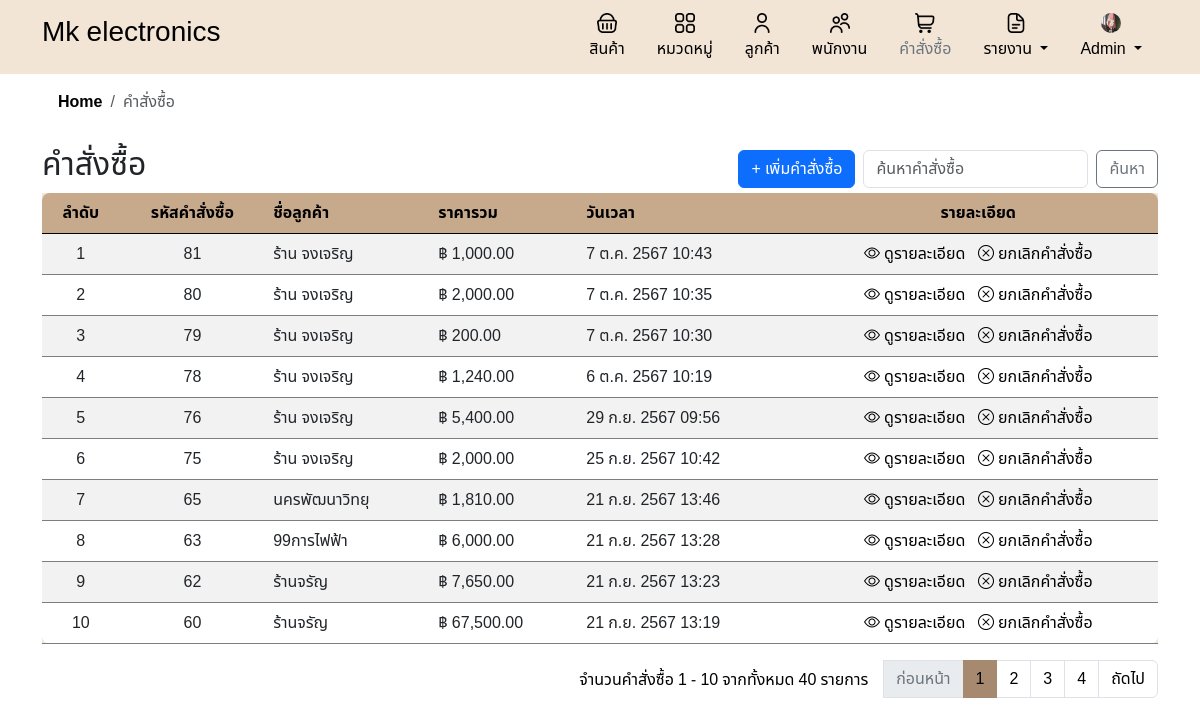
The page /order.php (signed in) on the database as committed earlier.
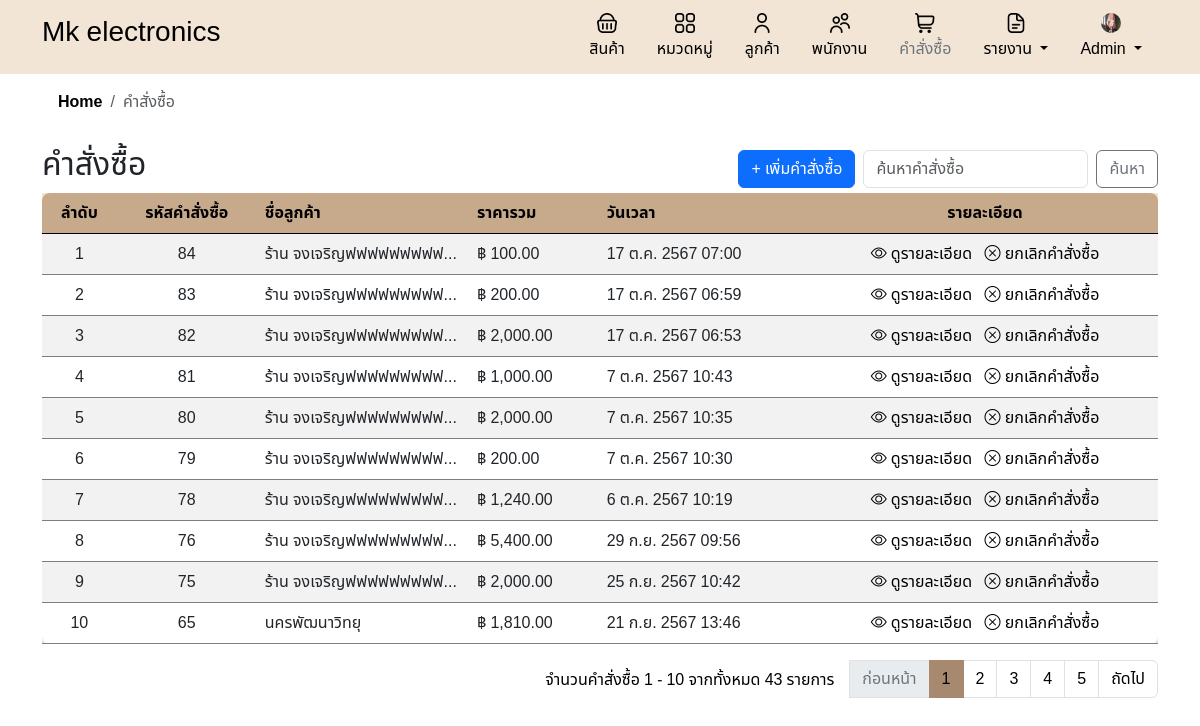
The same page on the database as committed later.
### tables this page shows
CREATE TABLE `orders` (
  `order_id` int(11) NOT NULL,
  `customer_id` int(11) NOT NULL,
  `total_price` decimal(10,2) NOT NULL,
  `order_date` timestamp NOT NULL DEFAULT current_timestamp(),
  `company_id` int(11) DEFAULT NULL,
  `discount` decimal(10,2) DEFAULT NULL,
  `tax_rate` decimal(5,2) DEFAULT NULL
);

CREATE TABLE `customers` (
  `customer_id` int(11) NOT NULL,
  `customer_name` varchar(100) NOT NULL,
  `address` varchar(255) DEFAULT NULL,
  `district` varchar(100) DEFAULT NULL,
  `city` varchar(100) DEFAULT NULL,
  `province` varchar(100) DEFAULT NULL,
  `phonenumber` varchar(10) DEFAULT NULL,
  `created_at` timestamp NOT NULL DEFAULT current_timestamp()
);

### inc/functions.php (called while the page is built, shortened)
<?php
function formatThaiDate($timestamp, $short = false) {
    $thai_months = array(
        1 => 'ม.ค.', 'ก.พ.', 'มี.ค.', 'เม.ย.', 'พ.ค.', 'มิ.ย.',
        'ก.ค.', 'ส.ค.', 'ก.ย.', 'ต.ค.', 'พ.ย.', 'ธ.ค.'
    );
    $date = date('j', $timestamp);
    $month = $thai_months[date('n', $timestamp)];
    $year = date('Y', $timestamp) + 543;
    if ($short) {
        return "$date $month";
    } else {
        $time = date('H:i', $timestamp);
        return "$date $month $year $time";
    }
}
?>

### order.php (the view, shortened to what the changed rows need)
<?php
include 'header.php';
include 'db.php';
include 'inc/links.php';
include 'inc/functions.php';
$search = isset($_GET['search']) ? $_GET['search'] : '';
$records_per_page = 10;
$current_page = isset($_GET['page']) ? intval($_GET['page']) : 1;
$offset = ($current_page - 1) * $records_per_page;
$sql = "SELECT orders.order_id, customers.customer_name,
               SUM(order_items.total_price) as total_price,
               orders.order_date
        FROM orders
        LEFT JOIN order_items ON orders.order_id = order_items.order_id
        LEFT JOIN customers ON orders.customer_id = customers.customer_id
        WHERE order_items.is_cancelled = 0";
$sql .= " GROUP BY orders.order_id
          HAVING SUM(order_items.is_cancelled) = 0
          ORDER BY orders.order_date DESC
          LIMIT ? OFFSET ?";
$stmt = $conn->prepare($sql);
if ($search) {
    $search_param = "%$search%";
    $stmt->bind_param("sii", $search_param, $records_per_page, $offset);
} else {
    $stmt->bind_param("ii", $records_per_page, $offset);
}
$stmt->execute();
$result = $stmt->get_result();
$count_sql = "SELECT COUNT(DISTINCT orders.order_id) as total_records
              FROM orders
              LEFT JOIN order_items ON orders.order_id = order_items.order_id
              WHERE order_items.is_cancelled = 0";
if ($search) {
    $count_sql .= " AND orders.order_id LIKE     ?";
    $count_stmt = $conn->prepare($count_sql);
    $count_stmt->bind_param("s", $search_param);
    $count_stmt->execute();
    $count_result = $count_stmt->get_result();
} else {
    $count_result = $conn->query($count_sql);
}
$total_records = $count_result->fetch_assoc()['total_records'];
$total_pages = ceil($total_records / $records_per_page);
?>
<!DOCTYPE html>
<html lang="th">
<head>
</head>
<body>
    <div class="container">
        <div class="d-flex justify-content-between align-items-center">
            <h2>คำสั่งซื้อ</h2>
        </div>
        <div class="table-responsive">
            <table class="table table-striped">
                <thead>
                    <tr>
                        <th class='text-center'>ลำดับ</th>
                        <th class='text-center'>รหัสคำสั่งซื้อ</th>
                        <th>ชื่อลูกค้า</th>
                        <th>ราคารวม</th>
                        <th>วันเวลา</th>
                        <th class='text-center'>รายละเอียด</th>
                    </tr>
                </thead>
                <tbody>
                    <?php
                    if ($result->num_rows > 0) {
                        $row_number = $offset + 1;
                        while ($row = $result->fetch_assoc()) {
                            $formatted_date = formatThaiDate(strtotime($row['order_date']));
                            echo "<tr>
                                        <td class = 'text-center'>{$row_number}</td>
                                        <td class = 'text-center'>{$row['order_id']}</td>
                                        <td class='text-truncate' style='max-width: 150px; overflow: hidden; white-space: nowrap;' >{$row['customer_name']}</td>
                                        <td>฿ " . number_format(htmlspecialchars($row['total_price']), 2) . "</td>
                                        <td>{$formatted_date}</td>
                                        <td class = 'text-center'>
                                            <a href='detail_order.php?order_id=" . $row['order_id'] . "' class='custom-link'>
                                            <i class='bi bi-eye'></i> ดูรายละเอียด
                                            </a>";
                            if ($_SESSION['role'] === 'admin') {
                                echo " &nbsp;
                                            <a href='#' class='custom-link' onclick='confirmCancel(" . $row['order_id'] . ")'>
                                            <i class='bi bi-x-circle'></i> ยกเลิกคำสั่งซื้อ
                                            </a>";
                            }
                            echo "</td></tr>";
                            $row_number++;
                        }
                    } else {
                        echo "<tr><td colspan='6'>ไม่มีข้อมูลคำสั่งซื้อ</td></tr>";
                    }
                    ?>
                </tbody>
            </table>
            <nav aria-label="Page navigation example">
                <ul class="pagination justify-content-end">
                    <div class="mt-2 me-3">
                        <?php
                        $start_number = ($current_page - 1) * $records_per_page + 1;
                        $end_number = min($start_number + $records_per_page - 1, $total_records);
                        echo "จำนวนคำสั่งซื้อ $start_number - $end_number จากทั้งหมด $total_records รายการ";
                        ?>
                    </div>
                    <?php if ($current_page > 1): ?>
                        <li class="page-item">
                            <a class="page-link"
                                href="?page=<?php echo $current_page - 1; ?>&search=<?php echo urlencode($search); ?>">ก่อนหน้า</a>
                        </li>
                    <?php else: ?>
                        <li class="page-item disabled">
                            <a class="page-link">ก่อนหน้า</a>
                        </li>
                    <?php endif; ?>
                    <?php for ($i = 1; $i <= $total_pages; $i++): ?>
                        <li class="page-item <?php echo ($i == $current_page) ? 'active' : ''; ?>">
                            <a class="page-link" href="?page=<?php echo $i; ?>&search=<?php echo urlencode($search); ?>">
                                <?php echo $i; ?>
                            </a>
                        </li>
                    <?php endfor; ?>
                    <?php if ($current_page < $total_pages): ?>
                        <li class="page-item">
                            <a class="page-link"
                                href="?page=<?php echo $current_page + 1; ?>&search=<?php echo urlencode($search); ?>">ถัดไป</a>
                        </li>
                    <?php else: ?>
                        <li class="page-item disabled">
                            <a class="page-link">ถัดไป</a>
                        </li>
                    <?php endif; ?>
                </ul>
            </nav>
        </div>
    </div>
</body>
</html>

Rows that differ between the two databases and show on the page:
no longer on this page (row unchanged): orders: order_id "63", customer.customer_name "99การไฟฟ้า", total_price "6,000.00", order_date "21 ก.ย. 2567 13:28"
no longer on this page (row unchanged): orders: order_id "62", customer.customer_name "ร้านจรัญ", total_price "7,650.00", order_date "21 ก.ย. 2567 13:23"
no longer on this page (row unchanged): orders: order_id "60", customer.customer_name "ร้านจรัญ", total_price "67,500.00", order_date "21 ก.ย. 2567 13:19"
added orders: order_id "84", customer.customer_name "ร้าน จงเจริญฟฟฟฟฟฟฟฟฟ…", total_price "100.00", order_date "17 ต.ค. 2567 07:00"
added orders: order_id "83", customer.customer_name "ร้าน จงเจริญฟฟฟฟฟฟฟฟฟ…", total_price "200.00", order_date "17 ต.ค. 2567 06:59"
added orders: order_id "82", customer.customer_name "ร้าน จงเจริญฟฟฟฟฟฟฟฟฟ…", total_price "2,000.00", order_date "17 ต.ค. 2567 06:53"
changed through a linked row, orders id 81: customer.customer_name "ร้าน จงเจริญ" → "ร้าน จงเจริญฟฟฟฟฟฟฟฟฟ…"
changed through a linked row, orders id 80: customer.customer_name "ร้าน จงเจริญ" → "ร้าน จงเจริญฟฟฟฟฟฟฟฟฟ…"
changed through a linked row, orders id 79: customer.customer_name "ร้าน จงเจริญ" → "ร้าน จงเจริญฟฟฟฟฟฟฟฟฟ…"
changed through a linked row, orders id 78: customer.customer_name "ร้าน จงเจริญ" → "ร้าน จงเจริญฟฟฟฟฟฟฟฟฟ…"
changed through a linked row, orders id 76: customer.customer_name "ร้าน จงเจริญ" → "ร้าน จงเจริญฟฟฟฟฟฟฟฟฟ…"
changed through a linked row, orders id 75: customer.customer_name "ร้าน จงเจริญ" → "ร้าน จงเจริญฟฟฟฟฟฟฟฟฟ…"
Other text that changed with them:
$total_records: "40" → "43"
new list line: "5"
